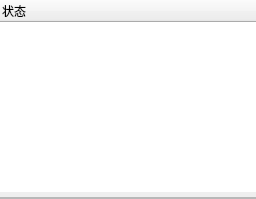
  <widget class="QDockWidget" name="right">
   <property name="minimumSize">
    <size>
     <width>172</width>
     <height>123</height>
    </size>
   </property>
   <attribute name="dockWidgetArea">
    <number>2</number>
   </attribute>
   <widget class="QWidget" name="dockWidgetContents_3">
    <layout class="QVBoxLayout" name="verticalLayout_17" stretch="0,0">
     <property name="spacing">
      <number>5</number>
     </property>
     <property name="leftMargin">
      <number>0</number>
     </property>
     <property name="topMargin">
      <number>0</number>
     </property>
     <property name="rightMargin">
      <number>0</number>
     </property>
     <property name="bottomMargin">
      <number>0</number>
     </property>
     <item>
      <widget class="QTreeWidget" name="data_tree">
       <property name="frameShape">
        <enum>QFrame::NoFrame</enum>
       </property>
       <property name="frameShadow">
        <enum>QFrame::Plain</enum>
       </property>
       <property name="tabKeyNavigation">
        <bool>false</bool>
       </property>
       <property name="indentation">
        <number>16</number>
       </property>
       <property name="uniformRowHeights">
        <bool>false</bool>
       </property>
       <property name="animated">
        <bool>false</bool>
       </property>
       <column>
        <property name="text">
         <string>状态</string>
        </property>
        <property name="icon">
         <iconset resource="res.qrc">
          <normaloff>:/graphics/state.png</normaloff>:/graphics/state.png</iconset>
        </property>
       </column>
      </widget>
     </item>
     <item>
      <widget class="QFrame" name="frame_3">
       <property name="frameShape">
        <enum>QFrame::StyledPanel</enum>
       </property>
       <property name="frameShadow">
        <enum>QFrame::Raised</enum>
       </property>
       <layout class="QHBoxLayout" name="horizontalLayout_9">
        <property name="spacing">
         <number>0</number>
        </property>
        <property name="leftMargin">
         <number>0</number>
        </property>
        <property name="topMargin">
         <number>0</number>
        </property>
        <property name="rightMargin">
         <number>0</number>
        </property>
        <property name="bottomMargin">
         <number>0</number>
        </property>
       </layout>
      </widget>
     </item>
    </layout>
   </widget>
  </widget>
